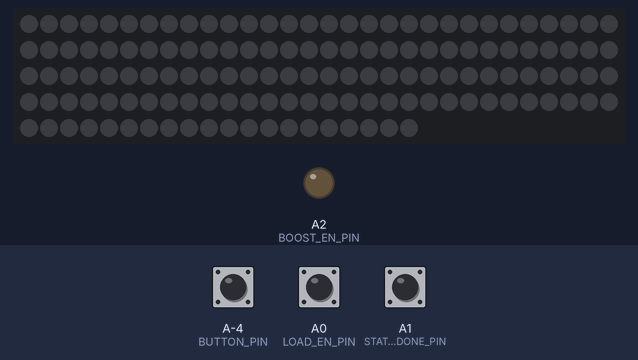
Bench run of a sketch on a simulated ATtiny85, built for the host (arithmetic inside an expression is 32-bit, double 64-bit). On the bench: 140 RGB LEDs in strip order, left to right, continuing on the next row, output pins drawn as LEDs (lit = HIGH). The test bench sets the inputs (shaded band); at power-on: A-4 (BUTTON_PIN) HIGH, A0 (LOAD_EN_PIN) HIGH, A1 (STATUS_DONE_PIN) HIGH. Dim RGB values are drawn brighter than linear.

Above: at 3.2 s.
3.3 s: A-4 (BUTTON_PIN) pulled LOW for 0.15 s
At 3.48 s:
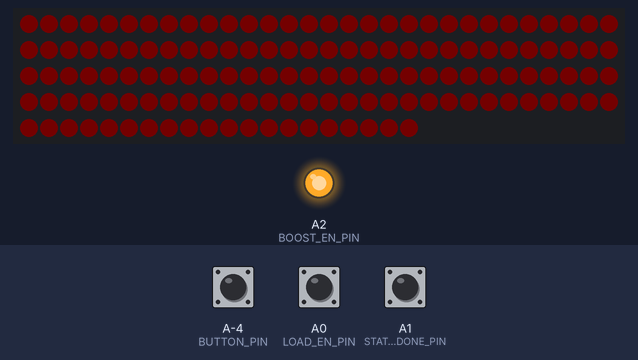
At 5.0 s:
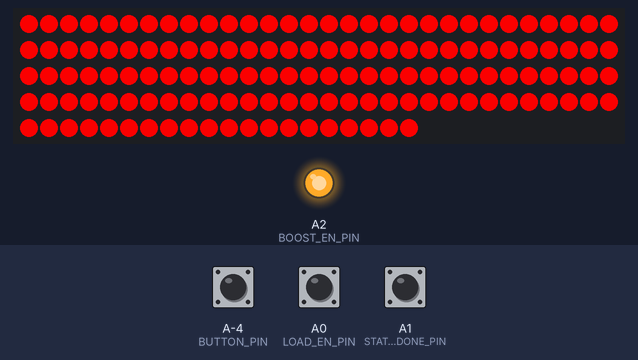
Timing chart, 0 to 6.5 s (numbered marks = the images above; inputs shaded):
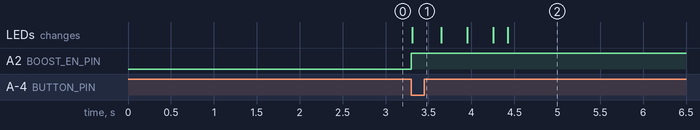

The sketch:

main.ino
```cpp
/*
  betterBatteryBoost:main

  Responsibly controls and monitors a common battery charger + boost circuit,
  and drives an LED strip.

  Read more on my blog post here: https://www.andersknelson.com/blog/?p=765
*/
#define DEBUG 0

#include <FastLED.h>

#define LED_PIN     2
#define COLOR_ORDER GRB
#define CHIPSET     WS2812B
#define NUM_LEDS    140

#define BRIGHTNESS  255

CRGB leds[NUM_LEDS];

static uint8_t k, hue;

#define BUTTON_PIN 10
bool buttonDown = 0;

#define LOAD_EN_PIN A0
#define BOOST_EN_PIN 16
#define STATUS_DONE_PIN 15
#define STATUS_CHRG_PIN 14

bool patternActive = 0;
bool patternFadeout = 0;
int stage = 0;
bool stageChange = 0;

#include "PinChangeInterrupt.h"
/*
The following pins are usable for PinChangeInterrupt:
 Arduino Uno/Nano/Mini: All pins are usable
 Arduino Mega: 10, 11, 12, 13, 50, 51, 52, 53, A8 (62), A9 (63), A10 (64),
               A11 (65), A12 (66), A13 (67), A14 (68), A15 (69)
 Arduino Leonardo/Micro: 8, 9, 10, 11, 14 (MISO), 15 (SCK), 16 (MOSI)
 HoodLoader2: All (broken out 1-7) pins are usable
 Attiny 24/44/84: All pins are usable
 Attiny 25/45/85: All pins are usable
 Attiny 13: All pins are usable
 Attiny 441/841: All pins are usable
 ATmega644P/ATmega1284P: All pins are usable
*/

#include "LowPower.h"

void setup() {
  delay(2000); //sanity delay

  if(DEBUG) SerialUSB.begin(115200);

  digitalWrite(BOOST_EN_PIN, LOW);
  pinMode(BOOST_EN_PIN, OUTPUT); //boost enable pin, normally low.
  digitalWrite(LOAD_EN_PIN, LOW);
  pinMode(LOAD_EN_PIN, OUTPUT); //load enable pin, normally low.

  //These pins use PCINT to wake up from sleep, and must be in PORTB.
  pinMode(BUTTON_PIN, INPUT_PULLUP); //button pin, normally open.
  pinMode(STATUS_CHRG_PIN, INPUT_PULLUP); //charging in progress pin, normally high-Z.
  pinMode(STATUS_DONE_PIN, INPUT_PULLUP); //charging done pin, normally  high-Z.
  attachPCINT(digitalPinToPCINT(BUTTON_PIN), intButton, FALLING);
  attachPCINT(digitalPinToPCINT(STATUS_CHRG_PIN), intChargeActive, CHANGE);
  attachPCINT(digitalPinToPCINT(STATUS_DONE_PIN), intChargeDone, CHANGE);

  FastLED.addLeds<CHIPSET, LED_PIN, COLOR_ORDER>(leds, NUM_LEDS).setCorrection( TypicalLEDStrip );
  FastLED.setBrightness( BRIGHTNESS );
}

void intButton(void) {
  //wake up from sleep.
  if(DEBUG) SerialUSB.println("Button Interrupt!");
}

void intChargeActive(void) {

  if(digitalRead(STATUS_CHRG_PIN))
  {
    //if pin is HIGH, charge is inactive.
    if(DEBUG) SerialUSB.println("Not charging.");
  }
  else
  {
    //if pin is LOW, charge is active.
    //TODO: Display low-power indication, use sleep modes, inhibit application.
    if(DEBUG) SerialUSB.println("Charging.");
  }
}

void intChargeDone(void) {

  if(!digitalRead(STATUS_DONE_PIN))
  {
    //if pin is LOW, charge is complete.
    //TODO: Display low-power indication, use sleep modes, inhibit application.
    if(DEBUG) SerialUSB.println("Charge complete.");
  }
}

void loop()
{
  if(!digitalRead(BUTTON_PIN))
  {
    if(!buttonDown)
    {
      buttonDown = 1;
      if(DEBUG) SerialUSB.println("Pressed");
      stage++;
      if(stage == 7) stage = 0;
      stageChange = 1;
    }
  }
  else
  {
    if(buttonDown)
    {
      buttonDown = 0;
      if(DEBUG) SerialUSB.println("Released");
    }
  }

  if(stageChange)
  {
    if(DEBUG) SerialUSB.print("Stage ");
    if(DEBUG) SerialUSB.println(stage);

    k=0; //reset fade loop

    switch(stage)
    {
      case 1:
        patternActive = 1;
        digitalWrite(BOOST_EN_PIN, HIGH); //enable voltage boost.
        digitalWrite(LOAD_EN_PIN, HIGH); //enable load.
        hue = HUE_RED;
      break;

      case 2:
      hue = HUE_GREEN;
      break;

      case 3:
      hue = HUE_AQUA;
      break;

      case 4:
      hue = HUE_YELLOW;
      break;

      case 5:
      hue = HUE_BLUE;
      break;

      case 6:
      hue = HUE_PINK;
      break;

      case 0:
        patternActive = 0;
        digitalWrite(BOOST_EN_PIN, LOW); //disable voltage boost.
        digitalWrite(LOAD_EN_PIN, LOW); //disable load.

        //NOTE: DO NOT UNPLUG USB UNLESS LEDS ARE OFF.
        //If you do, the program will hang.
        if(DEBUG) SerialUSB.println("Powering down.");
        //SerialUSB.flush(); //does not work.
        //SerialUSB.end();
        //USBDevice.detach();

        LowPower.powerDown(SLEEP_FOREVER, ADC_OFF, BOD_OFF);
        //LowPower.idle(SLEEP_FOREVER, ADC_OFF, TIMER4_OFF, TIMER3_OFF, TIMER1_OFF, \
        TIMER0_OFF, SPI_OFF, USART1_OFF, TWI_OFF, USB_ON);

        //if(SerialUSB) USBDevice.attach();
        //SerialUSB.begin(115200);
        if(DEBUG) SerialUSB.println("Powering up.");

      default:
      break;
    }

    stageChange = 0;
  }

  if(patternActive)
  {
    CHSV colorTemp;
    EVERY_N_MILLISECONDS(4)
    {
      if ( k < 250 ) // Check if target has been reached
      {
        colorTemp = CHSV(hue, 255, k);
        fill_solid( leds, NUM_LEDS, colorTemp);
        k++;

        FastLED.show(); // display this frame
      }
      else
      {
        k=0;
        patternActive = 0;
      }
    }
  }
}
```

Measured:
- after the input at 3.3 s, A2 (BOOST_EN_PIN): LOW → HIGH at once; the LEDs: change at once (image 1)
